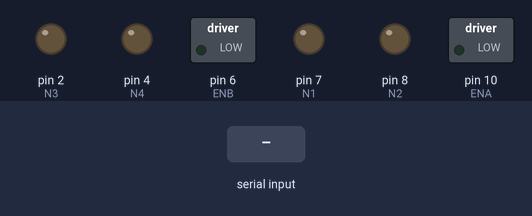
A sketch run on a simulated Arduino Uno, built with avr-gcc and run on an emulated ATmega328P. On the bench: switched loads named in the sketch (green lamp = pin HIGH), output pins drawn as LEDs (lit = HIGH). The inputs (shaded band) are chosen by the test bench.

Above: at 8.2 s.
8.3 s: "a" received over Serial
At 9.0 s:
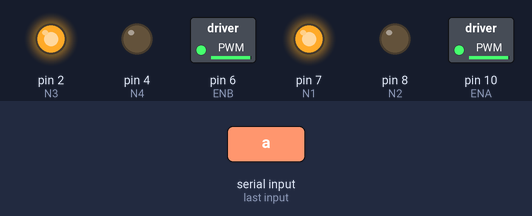
9.8 s: "i" received over Serial
At 10.1 s:
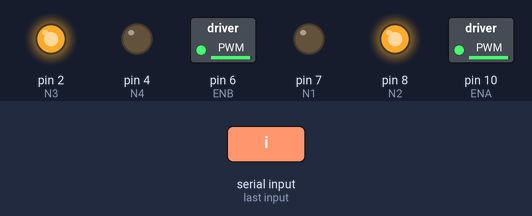
11.3 s: "s" received over Serial
At 12.5 s:
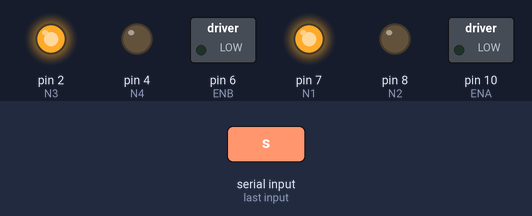
12.8 s: "r" received over Serial
At 13.6 s:
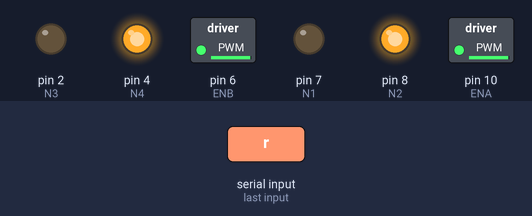
14.3 s: "d" received over Serial
At 14.7 s:
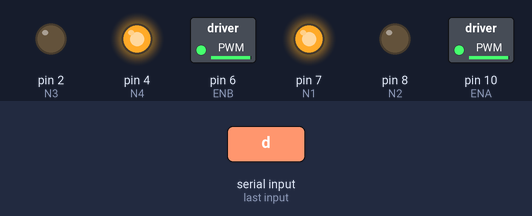
Timing chart, 0 to 16.8 s (numbered marks = the images above; inputs shaded):
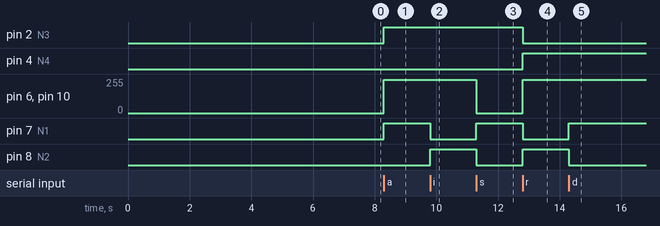

Measured:
- after the input at 8.3 s, pin 2 (N3), pin 7 (N1): LOW → HIGH at once; pin 6 (ENB), pin 10 (ENA): 0/255 → 250/255 at once
- after the input at 9.8 s, pin 7 (N1): HIGH → LOW at once; pin 8 (N2): LOW → HIGH at once
- after the input at 11.3 s, pin 6 (ENB), pin 10 (ENA): 250/255 → 0/255 at once; pin 7 (N1): LOW → HIGH at once; pin 8 (N2): HIGH → LOW at once
- after the input at 12.8 s, pin 2 (N3), pin 7 (N1): HIGH → LOW at once; pin 4 (N4), pin 8 (N2): LOW → HIGH at once; pin 6 (ENB), pin 10 (ENA): 0/255 → 250/255 at once
- after the input at 14.3 s, pin 7 (N1): LOW → HIGH at once; pin 8 (N2): HIGH → LOW at once

The sketch:

motor.ino
```cpp
int val;

void setup()
{
  Serial.begin(9600);
  delay(7000);

}

void loop()
{
  if(Serial.available() >= 1)
  {
    val = Serial.read();

    if(val == 'a')
    {
      motores(250,250);
    }
    else if(val == 'i')
    {
      motores(-250, 250);
    }
    else if(val == 's')
    {
      motores(0,0);
    }
    else if(val == 'r')
    {
      motores(-250,-250);
    }
    else if(val == 'd')
    {
      motores(250,-250);
    }
  }
}

 void motores(float m1, float m2)
{
   //m1 y m2 son las velocidades del primer
   // y segundo motor, entre -255 y 255

   //Declarar los pines para el motor 1
   pinMode(7, OUTPUT); //N1
   pinMode(8, OUTPUT); //N2
   pinMode(10, OUTPUT); //ENA

   //Declarar los pines para el motor 2
   pinMode(2, OUTPUT);  //N3
   pinMode(4, OUTPUT);  //N4
   pinMode(6, OUTPUT); //ENB


   //Invertir el giro del motor 1 si es necesario
   if(m1 < 0)
   {
      digitalWrite(8, HIGH);
      digitalWrite(7, LOW);
      m1 = -m1;
   }
   else
   {
      digitalWrite(8, LOW);
      digitalWrite(7,HIGH);
   }


   //Invertir el giro del motor 2 si es necesario
   if(m2 < 0)
   {
      digitalWrite(4, HIGH);
      digitalWrite(2, LOW);
      m2 = -m2;
   }
   else
   {
      digitalWrite(4, LOW);
      digitalWrite(2,HIGH);
   }

   //Generar pulso PWM
   analogWrite(10, m1);
   analogWrite(6, m2);
}
```
